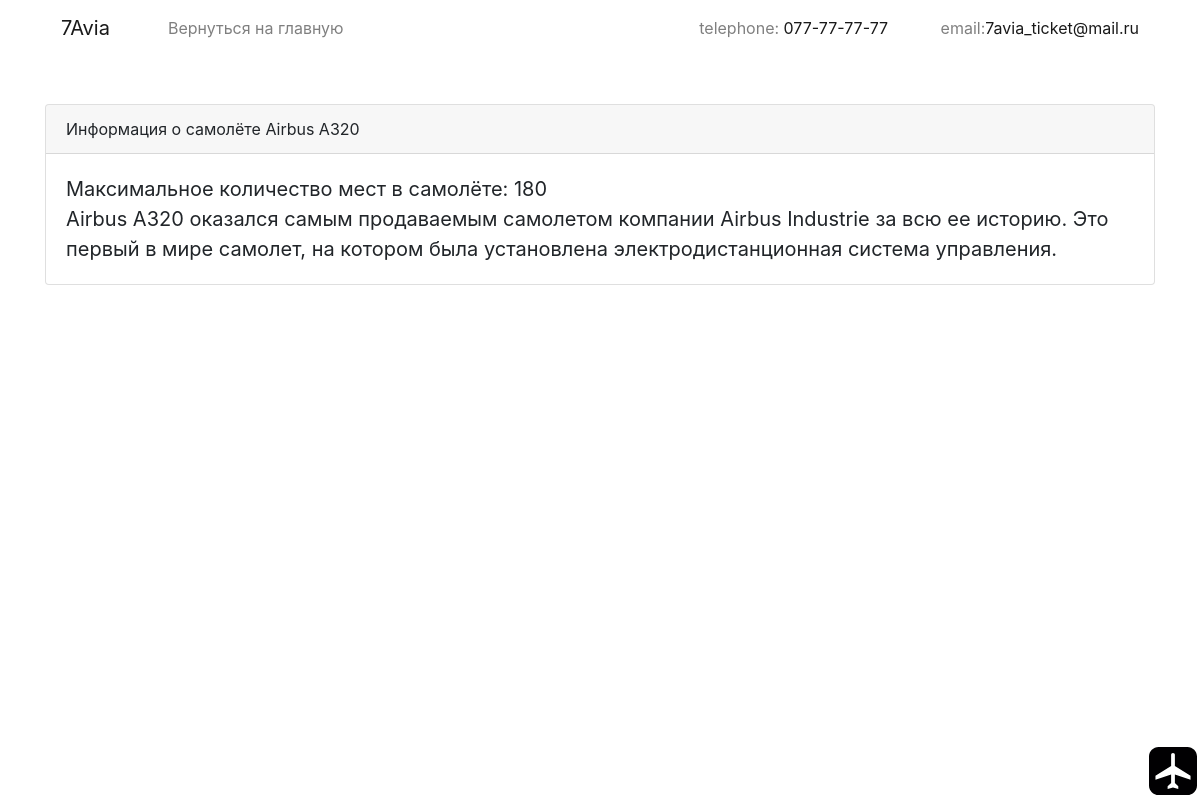
Screenshot of /infoAirbus.php with the database file from the repository.
### tables this page shows
CREATE TABLE `plane` (
  `id_plane` int(11) NOT NULL,
  `name_plane` varchar(20) DEFAULT NULL,
  `company` varchar(30) DEFAULT NULL,
  `max_places` int(11) DEFAULT NULL,
  `info` text DEFAULT NULL
);

### functions.php (called while the page is built, shortened)
<?php
function getAirBus(){
    global $link;
    $sql = "SELECT * FROM `plane` WHERE id_plane=2";
	$query= $link->query($sql);
	$query->execute();
	$data = $query->fetchAll();
	return $data;
}
?>

### infoAirbus.php (the view, shortened to what this page needs)
<?php
	require "db_connect.php";
  require "functions.php";
  $airbus = getAirBus();
?>
<!doctype html>
<html lang="ru">
  <head>
    <link rel="stylesheet" href="https://cdn.jsdelivr.net/npm/bootstrap@4.5.3/dist/css/bootstrap.min.css">
    <link rel="stylesheet" href="style.css">
  </head>
  <body>
    <div class="container" id="up">
		<nav class="navbar navbar-expand-lg navbar-light " style="background-color:white">
			<a class="navbar-brand" style="margin-right: 50px; " href="#">7Avia</a>
			<div class="collapse navbar-collapse" id="navbarText">
			  <ul class="navbar-nav mr-auto">
				<li class="nav-item">
				  <a class="nav-link" href="index.php">Вернуться на главную</a>
				</li>
			  </ul>
			  <span class="navbar-text">
				telephone: <a class="mr-5" href="tel:078113237"> 077-77-77-77</a>
				email:<a href="mailto:7avia_ticket@mail.ru">7avia_ticket@mail.ru</a>
			  </span>
			</div>
		</nav>
        <div class="card mt-5">
          <div class="card-header">
            Информация о самолёте
            <?php
            echo $airbus[0]['name_plane'];
            ?>
          </div>
          <div class="card-body">
            <blockquote class="blockquote mb-0">
                <?php
                  foreach($airbus as $a) {
                    echo "Максимальное количество мест в самолёте: ".$a['max_places']."<br>";
                    echo $a['info'];
                  }
                ?>
            </blockquote>
          </div>
        </div>
    </div>
    <a href="#up" style="position:fixed; right:-55px; bottom: 5px;"><img style="width:45%" src="images/fly1.svg"></a>
  </body>
</html>

### style.css (style rules this page uses)
html { scroll-behavior: smooth; }

### rows the page displays
plane: name_plane "Airbus A320", max_places "180", info "Airbus A320 оказался самым продаваемым самолетом компании Airbus Industrie за всю ее историю. Это первый в мире самолет, на котором была установлена электродистанционная система управления."
